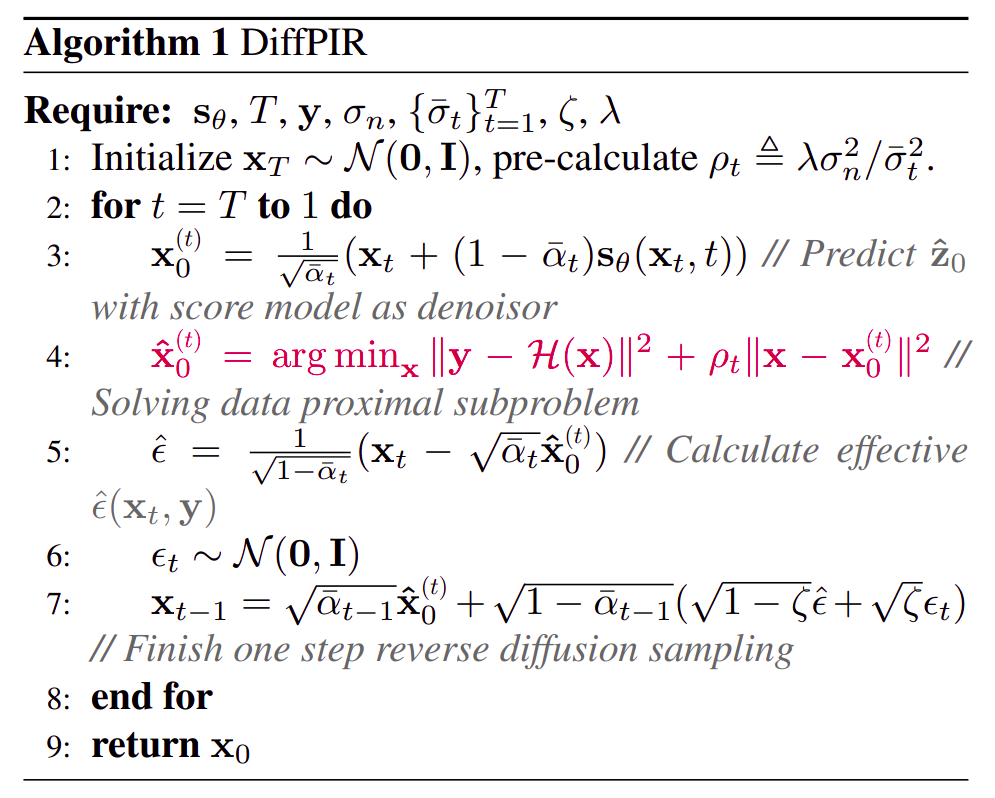
#> input picture Diff-PIR/figs/algorithm.png, 995 x 798 px
$ python resizer.py --dir figs
#> lines starting #> are read from the running program, lines starting #| are printed output that depends on the picture
import os
import cv2
import argparse
parser=argparse.ArgumentParser()
parser.add_argument('--dir',required=True,type=str)
args=parser.parse_args()


dirr=args.dir

new_dir='testsets/processed_images'
if os.path.exists(new_dir):
    os.system(f'rm -rf {new_dir}')

os.system(f'mkdir {new_dir}')

if os.path.exists('results'):
    os.system('rm -rf results')


dir_list=os.listdir(dirr)
im_paths=[os.path.join(dirr,curr_dir) for curr_dir in dir_list]

counter=0
for pth in im_paths:
    img=cv2.imread(pth)
#> img is the input picture: shape (798, 995, 3); mean B, G, R 241.3, 240.6, 242.1
    new_pth=os.path.join(new_dir,str(counter)+'.png')
    img_resized=cv2.resize(img,(256,256))
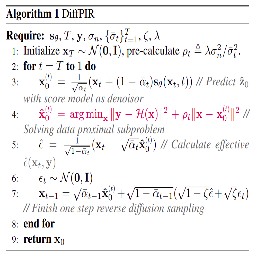
#> img_resized: shape (256, 256, 3); mean B, G, R 241.8, 241.2, 242.6
    cv2.imwrite(new_pth,img_resized)
    counter+=1
#> pass 2 of the loop `for pth in im_paths:`:
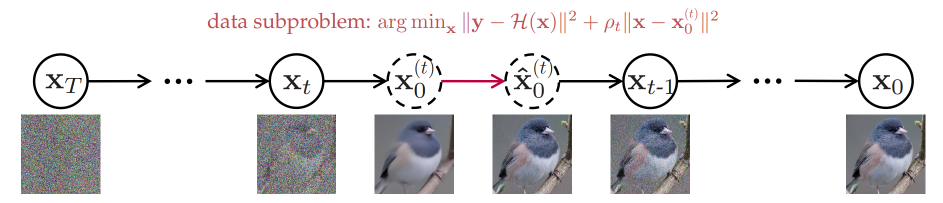
#> input picture Diff-PIR/figs/illustration.png, 1886 x 405 px (shown at 1/2 size)
#> img is the input picture: shape (405, 1886, 3); mean B, G, R 221.7, 220.4, 221.4
#> `img_resized=cv2.resize(img,(256,256))`:
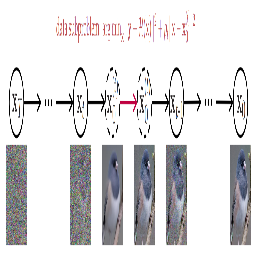
#> img_resized: shape (256, 256, 3); mean B, G, R 222.4, 221.1, 222.1
